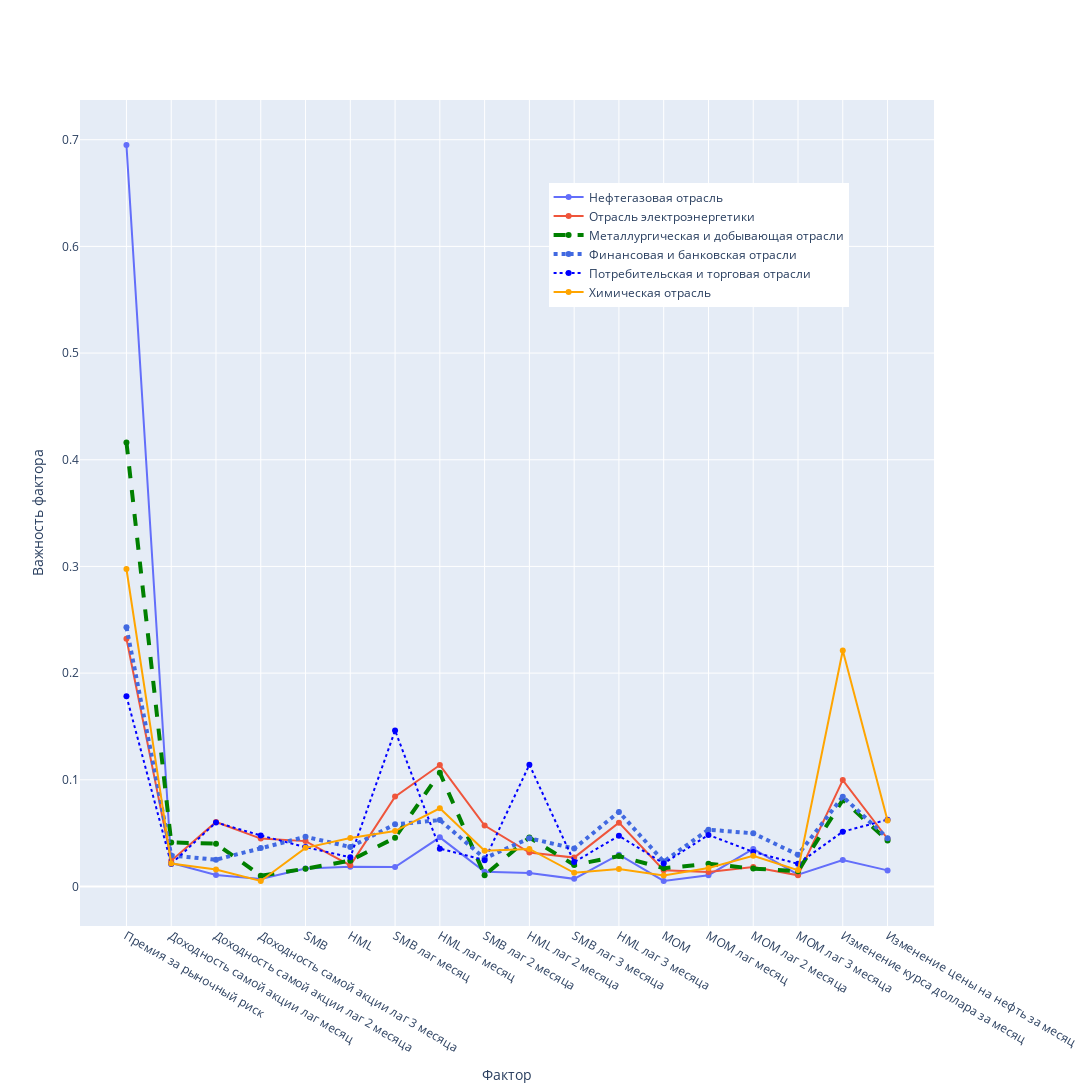

Notebook code cell kept with this figure:
### Markdown cell above
# Plot factor importance by sector

### Code cell
fig = go.Figure()


fig.add_trace(go.Scatter(x=Neft.index, y=Neft['средняя важность'],
                         mode='lines+markers',name='Нефтегазовая отрасль'))

fig.add_trace(go.Scatter(x=Electro.index, y=Electro['средняя важность'],
                         mode='lines+markers',name='Отрасль электроэнергетики'))

fig.add_trace(go.Scatter(x=Metal.index, y=Metal['средняя важность'],
                         mode='lines+markers',name='Металлургическая и добывающая отрасли',
                         line = dict(color='green', width=4, dash='dash')))

fig.add_trace(go.Scatter(x=Finance.index, y=Finance['средняя важность'],
                         mode='lines+markers',name='Финансовая и банковская отрасли',
                         line=dict(color='royalblue', width=4, dash='dot')))
fig.add_trace(go.Scatter(x=Consumer.index, y=Consumer['средняя важность'],
                         mode='lines+markers',name='Потребительская и торговая отрасли',
                         line=dict(color='blue', width=2, dash = 'dot')))

fig.add_trace(go.Scatter(x=Chemistry.index, y=Chemistry['средняя важность'],
                         mode='lines+markers',name='Химическая отрасль',
                         line=dict(color='orange', width=2)))



fig.update_layout(yaxis_title = 'Важность фактора',xaxis_title = 'Фактор',autosize=False,width=1200,height = 1400,
                  legend=dict(yanchor="top", y=0.9, xanchor="right", x=0.9))

fig.show()

### Figure 1 — Plotly figure (JSON) as saved in the notebook; plotly's stock layout.template omitted (floating-point values rounded to 4 significant figures)
{"data": [{"mode": "lines+markers", "name": "Нефтегазовая отрасль", "type": "scatter", "x": ["Премия за рыночный риск", "Доходность самой акции лаг месяц", "Доходность самой акции лаг 2 месяца", "Доходность самой акции лаг 3 месяца", "SMB", "HML", "SMB лаг месяц", "HML лаг месяц", "SMB лаг 2 месяца", "HML лаг 2 месяца", "SMB лаг 3 месяца", "HML лаг 3 месяца", "MOM", "MOM лаг месяц", "MOM лаг 2 месяца", "MOM лаг 3 месяца", "Изменение курса доллара за месяц", "Изменение цены на нефть за месяц"], "y": [0.695, 0.02196, 0.01072, 0.007078, 0.01691, 0.0184, 0.01827, 0.04606, 0.01382, 0.01274, 0.007148, 0.02984, 0.005229, 0.0106, 0.03524, 0.01107, 0.02483, 0.01509]}, {"mode": "lines+markers", "name": "Отрасль электроэнергетики", "type": "scatter", "x": ["Премия за рыночный риск", "Доходность самой акции лаг месяц", "Доходность самой акции лаг 2 месяца", "Доходность самой акции лаг 3 месяца", "SMB", "HML", "SMB лаг месяц", "HML лаг месяц", "SMB лаг 2 месяца", "HML лаг 2 месяца", "SMB лаг 3 месяца", "HML лаг 3 месяца", "MOM", "MOM лаг месяц", "MOM лаг 2 месяца", "MOM лаг 3 месяца", "Изменение курса доллара за месяц", "Изменение цены на нефть за месяц"], "y": [0.2322, 0.02423, 0.06046, 0.04489, 0.04252, 0.01981, 0.08425, 0.1138, 0.05712, 0.03175, 0.02707, 0.05985, 0.01529, 0.01349, 0.01828, 0.01049, 0.09976, 0.04475]}, {"line": {"color": "green", "dash": "dash", "width": 4}, "mode": "lines+markers", "name": "Металлургическая и добывающая отрасли", "type": "scatter", "x": ["Премия за рыночный риск", "Доходность самой акции лаг месяц", "Доходность самой акции лаг 2 месяца", "Доходность самой акции лаг 3 месяца", "SMB", "HML", "SMB лаг месяц", "HML лаг месяц", "SMB лаг 2 месяца", "HML лаг 2 месяца", "SMB лаг 3 месяца", "HML лаг 3 месяца", "MOM", "MOM лаг месяц", "MOM лаг 2 месяца", "MOM лаг 3 месяца", "Изменение курса доллара за месяц", "Изменение цены на нефть за месяц"], "y": [0.4163, 0.04133, 0.04011, 0.01008, 0.01667, 0.02423, 0.04572, 0.1067, 0.01065, 0.04588, 0.02017, 0.02848, 0.01706, 0.02134, 0.01677, 0.01437, 0.08122, 0.04299]}, {"line": {"color": "royalblue", "dash": "dot", "width": 4}, "mode": "lines+markers", "name": "Финансовая и банковская отрасли", "type": "scatter", "x": ["Премия за рыночный риск", "Доходность самой акции лаг месяц", "Доходность самой акции лаг 2 месяца", "Доходность самой акции лаг 3 месяца", "SMB", "HML", "SMB лаг месяц", "HML лаг месяц", "SMB лаг 2 месяца", "HML лаг 2 месяца", "SMB лаг 3 месяца", "HML лаг 3 месяца", "MOM", "MOM лаг месяц", "MOM лаг 2 месяца", "MOM лаг 3 месяца", "Изменение курса доллара за месяц", "Изменение цены на нефть за месяц"], "y": [0.243, 0.02909, 0.02508, 0.03602, 0.04655, 0.03707, 0.05825, 0.06223, 0.0264, 0.04525, 0.03552, 0.06992, 0.02333, 0.05325, 0.04983, 0.0297, 0.0842, 0.04526]}, {"line": {"color": "blue", "dash": "dot", "width": 2}, "mode": "lines+markers", "name": "Потребительская и торговая отрасли", "type": "scatter", "x": ["Премия за рыночный риск", "Доходность самой акции лаг месяц", "Доходность самой акции лаг 2 месяца", "Доходность самой акции лаг 3 месяца", "SMB", "HML", "SMB лаг месяц", "HML лаг месяц", "SMB лаг 2 месяца", "HML лаг 2 месяца", "SMB лаг 3 месяца", "HML лаг 3 месяца", "MOM", "MOM лаг месяц", "MOM лаг 2 месяца", "MOM лаг 3 месяца", "Изменение курса доллара за месяц", "Изменение цены на нефть за месяц"], "y": [0.1784, 0.02111, 0.06005, 0.04784, 0.03693, 0.02733, 0.1462, 0.03547, 0.0247, 0.1142, 0.0229, 0.04746, 0.0216, 0.04832, 0.03242, 0.02122, 0.05136, 0.0626]}, {"line": {"color": "orange", "width": 2}, "mode": "lines+markers", "name": "Химическая отрасль", "type": "scatter", "x": ["Премия за рыночный риск", "Доходность самой акции лаг месяц", "Доходность самой акции лаг 2 месяца", "Доходность самой акции лаг 3 месяца", "SMB", "HML", "SMB лаг месяц", "HML лаг месяц", "SMB лаг 2 месяца", "HML лаг 2 месяца", "SMB лаг 3 месяца", "HML лаг 3 месяца", "MOM", "MOM лаг месяц", "MOM лаг 2 месяца", "MOM лаг 3 месяца", "Изменение курса доллара за месяц", "Изменение цены на нефть за месяц"], "y": [0.2976, 0.02144, 0.01591, 0.005187, 0.0362, 0.0455, 0.05197, 0.07332, 0.03357, 0.03521, 0.01281, 0.01634, 0.01025, 0.01742, 0.02877, 0.01537, 0.2213, 0.06185]}], "layout": {"autosize": false, "height": 1400, "legend": {"x": 0.9, "xanchor": "right", "y": 0.9, "yanchor": "top"}, "width": 1200, "xaxis": {"title": {"text": "Фактор"}}, "yaxis": {"title": {"text": "Важность фактора"}}}}
